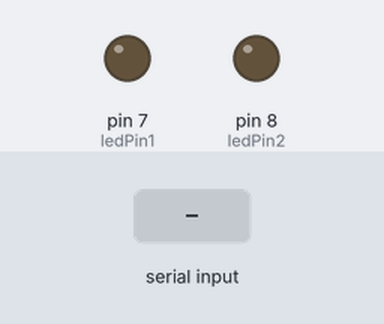
A sketch run on a simulated Arduino Uno, built with avr-gcc and run on an emulated ATmega328P. Parts: output pins drawn as LEDs (lit = HIGH). The inputs (shaded band) are chosen by the test bench.

Above: at 1.2 s.
1.3 s: "a" received over Serial
At 2.0 s:
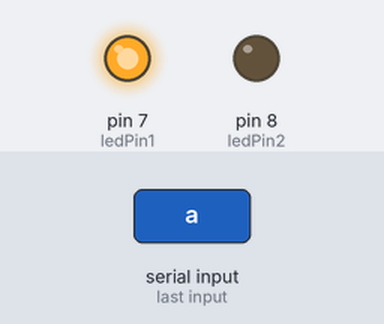
2.8 s: "l" received over Serial
At 3.1 s:
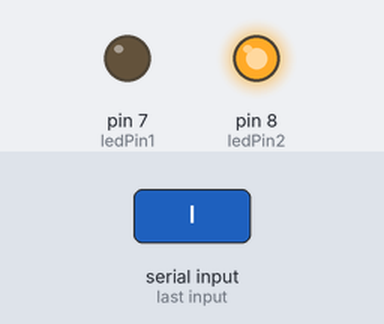
Timing chart, 0 to 5.8 s (numbered marks = the images above; inputs shaded):
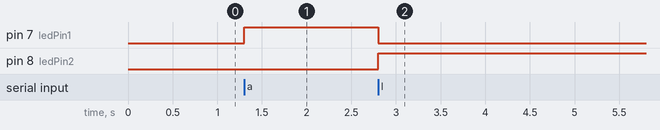

The sketch:

sketch_oct22a.ino
```cpp
const int ledPin1 = 7;
const int ledPin2 = 8;
int incomingByte;

void setup() {
  // put your setup code here, to run once:
  Serial.begin(9600);
  pinMode(ledPin1, OUTPUT);
  pinMode(ledPin2, OUTPUT);

}

void loop() {
  // put your main code here, to run repeatedly:
   if (Serial.available() > 0) {   // see if there's incoming serial data
    incomingByte = Serial.read(); // read it
    if (incomingByte == 'a') {    // if it's a capital H (ASCII 72),
      digitalWrite(ledPin1, HIGH); // turn on the LED
      digitalWrite(ledPin2, LOW);
    }
    if (incomingByte == 'l') {    // if it's an L (ASCII 76)
      digitalWrite(ledPin1, LOW);  // turn off the LED
      digitalWrite(ledPin2, HIGH);
    }
  }
}
```

Measured:
- after the input at 1.3 s, pin 7 (ledPin1): LOW → HIGH at once
- after the input at 2.8 s, pin 7 (ledPin1): HIGH → LOW at once; pin 8 (ledPin2): LOW → HIGH at once
